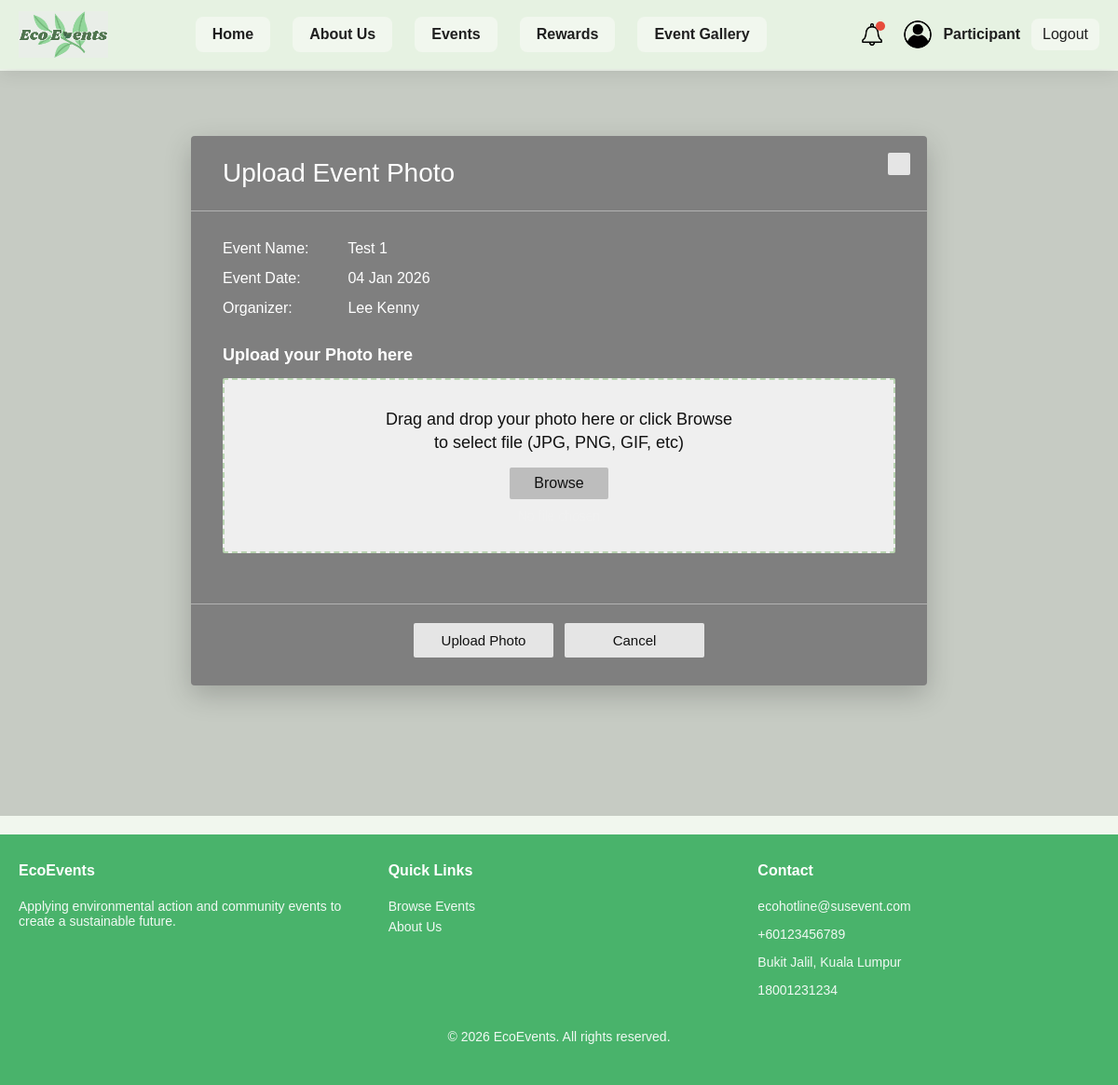
Screenshot of /Sustainableapp/upload_event_photo.php?event_id=6 (signed in) with the database file from the repository.
### tables this page shows
CREATE TABLE `events` (
  `id` int(11) NOT NULL,
  `event_name` varchar(255) NOT NULL,
  `event_date` date NOT NULL,
  `event_time` time DEFAULT NULL,
  `event_location` varchar(255) NOT NULL,
  `event_type` varchar(100) NOT NULL,
  `max_participants` int(11) DEFAULT NULL,
  `description` text DEFAULT NULL,
  `sustainability_goals` text DEFAULT NULL,
  `event_image` varchar(255) DEFAULT NULL,
  `status` varchar(50) DEFAULT 'Pending',
  `created_at` timestamp NOT NULL DEFAULT current_timestamp(),
  `last_updated_at` timestamp NULL DEFAULT NULL,
  `update_notice` varchar(255) DEFAULT NULL,
  `show_update_notice` tinyint(1) DEFAULT 0,
  `waste_report` text DEFAULT NULL,
  `organizer_id` int(11) DEFAULT NULL
);

CREATE TABLE `user` (
  `user_id` int(11) NOT NULL,
  `user_fullname` varchar(255) NOT NULL,
  `user_email` varchar(255) NOT NULL,
  `user_username` varchar(255) NOT NULL,
  `user_phoneNumber` varchar(50) NOT NULL,
  `user_password` varchar(255) NOT NULL,
  `user_profilePicture` varchar(255) DEFAULT NULL,
  `user_role` varchar(20) NOT NULL,
  `user_point` int(11) NOT NULL,
  `user_organization` varchar(255) DEFAULT NULL,
  `user_reason` varchar(255) DEFAULT NULL,
  `user_document` varchar(255) DEFAULT NULL,
  `user_status` varchar(255) NOT NULL,
  `user_registerDate` datetime NOT NULL DEFAULT current_timestamp()
);

### Sustainableapp/upload_event_photo.php (the view, shortened to what this page needs)
<?php
include("config.php");
if ($_SERVER['REQUEST_METHOD'] === 'GET') {
    $event_id = isset($_GET['event_id']) ? (int) $_GET['event_id'] : 0;
    $eventStmt = $conn->prepare("
    SELECT e.event_name, e.event_date, u.user_fullname AS organizer_name
    FROM events e
    LEFT JOIN `user` u ON e.organizer_id = u.user_id
    WHERE e.id = ?
");
$eventStmt->bind_param("i", $event_id);
$eventStmt->execute();
$eventResult = $eventStmt->get_result();
$eventData = $eventResult->fetch_assoc();
$event_name = $eventData['event_name'] ?? 'Event Name';
$event_date = !empty($eventData['event_date']) ? date("d M Y", strtotime($eventData['event_date'])) : 'Event Date';
$organizer_name = $eventData['organizer_name'] ?? 'Organizer';
?>
<!DOCTYPE html>
<html lang="en">
<head>
    <link rel="stylesheet" href="css/style.css">
</head>
<body>
<?php include("header.php"); ?>
<div class="page-overlay">
    <div class="upload-modal">
        <div class="upload-header">
            <h1>Upload Event Photo</h1>
            <div class="close-box"></div>
        </div>
        <form action="upload_event_photo.php" method="POST" enctype="multipart/form-data">
            <div class="upload-body">
                <div class="event-info">
                    <div><strong>Event Name:</strong> <?= htmlspecialchars($event_name ?? 'Event Name') ?></div>
                    <div><strong>Event Date:</strong> <?= htmlspecialchars($event_date ?? 'Event Date') ?></div>
                    <div><strong>Organizer:</strong> <?= htmlspecialchars($organizer_name ?? 'Organizer') ?></div>
                </div>
                <div class="section-title">Upload your Photo here</div>
                <div class="upload-dropzone">
                    <p>Drag and drop your photo here or click Browse<br>to select file (JPG, PNG, GIF, etc)</p>
                    <label for="image" class="browse-btn">Browse</label>
                    <div class="file-note" id="file-name">No file chosen</div>
                </div>
            </div>
            <div class="upload-actions">
                <button type="submit" class="modal-btn">Upload Photo</button>
                <a href="gallery_view.php?event_id=<?= $event_id ?>" class="modal-btn">Cancel</a>
            </div>
        </form>
    </div>
</div>
<?php include("footer.php"); ?>
</body>
</html>
<?php
exit;
}
exit;
?>

### Sustainableapp/css/style.css (style rules this page uses)
:root { --primary: #49b36b; --secondary: #dcebd9; --background: #f1f7ee; --light: #e6f2e2; --accent: #d7e6d2; --dark: #1f1f1f; --text-dark: #1f1f1f; --text-muted: #5f6f5f; --white: #ffffff; --bg-main: #f1f7ee; --bg-card: #ffffff; --bg-soft: #e6f2e2; --border: #dfe8dc; --text-main: #1f1f1f; --text-soft: #5f6f5f; --text-white: #ffffff; --primary-light: #dcebd9; --primary-dark: #2f7d32; --shadow: 0 8px 24px rgba(0, 0, 0, 0.06); --success-bg: #dff5e7; --success-text: #1e7d4f; --warning-bg: #fff4d6; --warning-text: #8a6a16; --error-bg: #fde8e8; --error-text: #b42318; --nav-h: 76px; }
* { box-sizing: border-box; font-family: Arial, sans-serif; }
body { margin: 0; background: var(--background); color: var(--text-dark); padding-top: var(--nav-h); }
a { text-decoration: none; color: var(--text-dark); }
.modal-btn { padding: 10px 16px; border: 0; border-radius: 6px; cursor: pointer; background: #d9d9d9; font-weight: 800; }
.section-title { font-size: 16px; margin: 0 0 10px; font-weight: 900; }
* { max-width: 100%; }
body { overflow-x: hidden; }
a, button, .event-card, .my-card, .redeem-card, .gallery-card { transition: all 0.25s ease; }
.upload-dropzone { background: #ffffff; border: 2px dashed #b8d3b0; border-radius: 16px; padding: 22px 18px; text-align: center; margin-bottom: 18px; transition: 0.2s ease; }
.browse-btn { display: inline-block; padding: 10px 18px; border: none; border-radius: 10px; background: #49b36b; color: #fff; font-weight: 700; cursor: pointer; }
.upload-actions { display: flex; justify-content: flex-end; gap: 12px; margin-top: 8px; }
body { background: var(--bg-main); color: var(--text-main); }
.page-title, .rewards-title, .profile-title, .section-title, .profile-block-title { color: var(--text-main); }

### Sustainableapp/upload_event_photo.php (style rules this page uses)
.page-overlay { min-height: 100vh; background: rgba(0,0,0,0.18); padding: 40px 20px; }
.upload-modal { max-width: 790px; margin: 30px auto; background: #7f7f7f; color: #fff; border-radius: 4px; box-shadow: 0 10px 30px rgba(0,0,0,0.2); overflow: hidden; }
.upload-header { padding: 24px 34px; border-bottom: 1px solid rgba(255,255,255,0.4); position: relative; }
.upload-header h1 { margin: 0; font-size: 28px; font-weight: 500; color: #fff; }
.close-box { position: absolute; top: 18px; right: 18px; width: 24px; height: 24px; background: #e5e5e5; border-radius: 2px; }
.upload-body { padding: 24px 34px 28px; }
.event-info { margin-bottom: 24px; line-height: 2; font-size: 16px; }
.event-info strong { display: inline-block; width: 130px; font-weight: 500; }
.section-title { font-size: 18px; margin: 22px 0 14px; color: #fff; }
.upload-dropzone { background: #efefef; padding: 30px 20px; text-align: center; border-radius: 2px; margin-bottom: 18px; color: #111; }
.upload-dropzone p { margin: 0 0 14px; font-size: 18px; line-height: 1.4; }
.browse-btn { display: inline-block; padding: 8px 26px; background: #bdbdbd; color: #111; border-radius: 2px; font-weight: 500; cursor: pointer; }
.file-note { margin-top: 10px; font-size: 14px; color: #f0f0f0; }
.upload-actions { display: flex; justify-content: center; gap: 12px; padding: 20px 34px 30px; border-top: 1px solid rgba(255,255,255,0.4); }
.modal-btn { min-width: 150px; padding: 10px 18px; border: none; border-radius: 2px; background: #e5e5e5; color: #111; font-size: 15px; font-weight: 500; cursor: pointer; text-decoration: none; text-align: center; display: inline-block; }

### rows the page displays
events: event_name "Test 1", event_date "04 Jan 2026", user.user_fullname "Lee Kenny"
